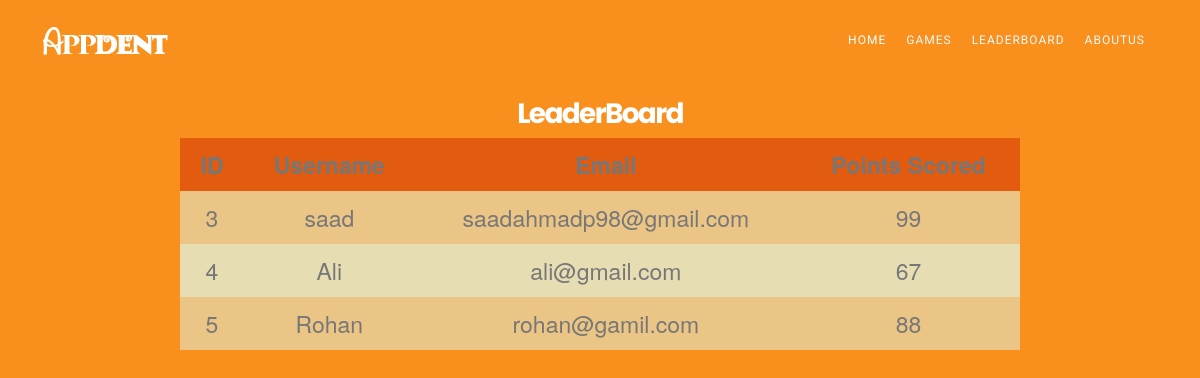
The app's page /leaderboard/, older data.
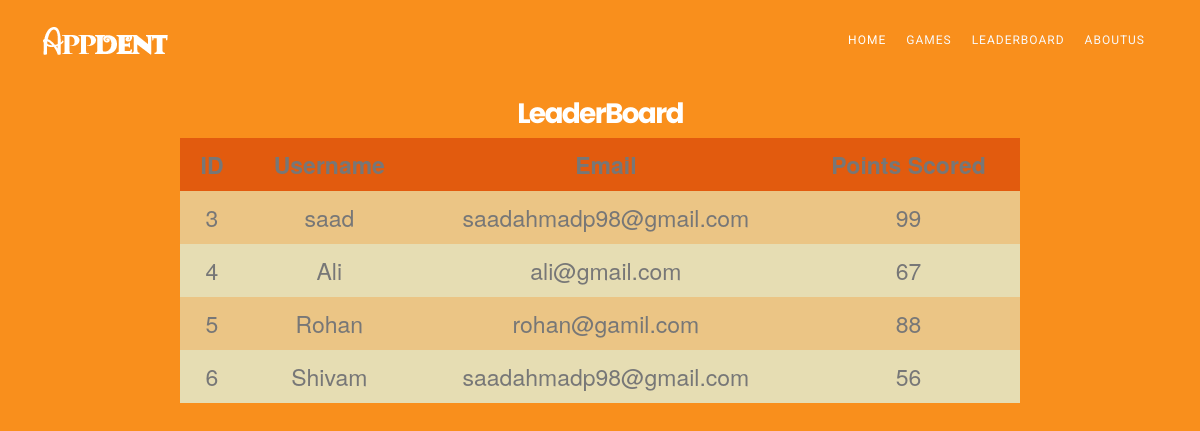
The same page, newer data.
### core/models.py (models this page shows)
class leaderboard(models.Model):
    Username=models.CharField(max_length=225)
    Email=models.EmailField()
    Points_Scored=models.IntegerField()

### core/views.py (the view)
# urls.py: path('leaderboard/',views.table,name='leaderboard'),
def table(request):
    fm=leaderboard.objects.all()
    return render(request,'core/leaderboard.html',{'fm':fm})

### core/templates/core/leaderboard.html (shortened to what this page needs)
<!DOCTYPE html>
{% load static %}
<html lang="en">
<head>
    <link rel="stylesheet" href="{% static "css/font-awesome.min.css"%}">
    <link rel="stylesheet" href="{% static "css/elegant-font-icons.css"%}">
    <link rel="stylesheet" href="{% static "css/elegant-line-icons.css"%}">
    <link rel="stylesheet" href="{% static "css/bootstrap.min.css"%}">
    <link rel="stylesheet" href="{% static "css/animate.min.css"%}">
    <link rel="stylesheet" href="{% static "css/venobox.css"%}">
    <link rel="stylesheet" href="{% static "css/owl.carousel.css"%}">
    <link rel="stylesheet" href="{% static "css/main.css"%}">
    <link rel="stylesheet" href="{% static "css/responsive.css"%}">
</head>
<body>
    <header id="header" class="header_section">
        <nav class="navbar">
            <div class="container">
                <div class="navbar-header">
                    <a href="#" class="brand logo-dark"><img src="{% static "img/logo.png"%}" alt="Aperture"></a>
                </div>
                <div id="navbar" class="collapse navbar-collapse navbar-right">
                    <ul class="nav navbar-nav nav-menu">
                        <li class="active"><a data-scroll href="{%url 'index'%}">Home <span class="sr-only">(current)</span></a></li>
                        <li><a data-scroll href="{%url 'games'%}">Games</a></li>
                        <li><a data-scroll href="{%url 'leaderboard'%}">LeaderBoard</a></li>
                        <li><a data-scroll href="#pricing">AboutUs</a></li>
                    </ul>
                </div>
            </div>
        </nav>
    </header>
    <h2>LeaderBoard</h2>
    <table id="racetimes">
    <tr id="firstrow"><th>ID</th><th>Username</th><th>Email</th><th>Points Scored</th></tr>
    {% for f in fm %}
    <tr>
        <td>{{ f.id }}</td>
        <td>{{ f.Username }}</td>
        <td>{{ f.Email }}</td>
        <td>{{ f.Points_Scored }}</td>
    </tr>
  {% endfor %}
    </table>
</body>
</html>

### core/static/css/main.css (style rules this page uses)
* { padding: 0; margin: 0; }
body { background-color: #fff; font-family: 'Roboto', sans-serif; font-size: 16px; line-height: 23px; color: #777; font-weight: 400; position: relative; overflow-x: hidden; }
h1, h2, h3, h4, h5, h6 { font-family: 'Poppins', sans-serif; -webkit-font-smoothing:antialiased; color: #444; }
h2 { font-size: 28px; margin: 0 0 10px; font-weight: 700; line-height: 1; letter-spacing: -0.06em; }
img { border: none; outline:none; }
ul { display: block; list-style: none; padding: 0; margin: 0; }
a, a:hover { text-decoration: none; }
.container { height: 100%; }
a,a:hover, .overlay, img, .form-control, .form-control:hover, button { -webkit-transition: all 0.5s; -o-transition: all 0.5s; transition: all 0.5s; }
.header_section { background-color: transparent; width: 100%; height: 80px; z-index: 999; position: fixed; left: 0; top: 0; padding: 10px 0; }
.logo-light, .navbar-fixed .logo-light, .logo-dark, .navbar-fixed .logo-dark, .navbar-fixed.header_section, .header_section { transition: all 0.3s ease-in-out; }
.navbar { border: medium none; -moz-border-radius: 0; -webkit-border-radius: 0; -ms-border-radius: 0; border-radius: 0; margin: 0; position: relative; }
.navbar-header { padding: 17px 0; }
.navbar-header .brand { font-size: 25px; color: #282828; font-family: 'Poppins', sans-serif; letter-spacing: -1px; font-weight: 600; margin-left: 13px; }
#navbar { z-index: 999; padding: 0 15px; }
ul.nav > li > a { color: #f8f8f8; font-family: 'Roboto', sans-serif; display: inline-block; vertical-align: middle; padding: 0 10px; letter-spacing: 1px; font-size: 12px; font-weight: 400; text-transform: uppercase; line-height: 60px; z-index: 1; }
ul.nav > li > a:hover, ul.nav > li > a:focus, ul.nav > li.active > a { background: none; color: #fff; }

### core/templates/core/leaderboard.html (style rules this page uses)
* { font-family: Helvetica Neue, Arial, sans-serif; }
body { background-color:#f98f1c }
h2 { color:white; }
h2, table { text-align: center; margin-top: 100px; }
table { border-collapse: collapse; width: 70%; margin: 0 auto 5rem; }
th, td { padding: 1.5rem; font-size: 2.3rem; text-align:center; }
tr { background: hsl(50, 50%, 80%); }
tr, td { transition: .4s ease-in; }
tr:first-child { background: hsla(12, 100%, 40%, 0.5); }
tr:nth-child(even) { background: hsla(50, 50%, 80%, 0.7); }

Row changes from the older to the newer data that the page shows:
added leaderboard: id "6", Username "Shivam", Email "saadahmadp98@gmail.com", Points_Scored "56"
